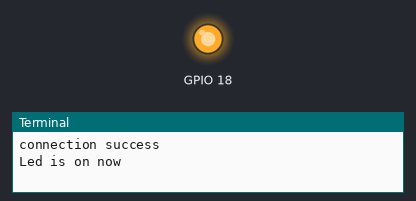
This program was run on a simulated Raspberry Pi (BCM pin numbers). Parts: output pins drawn as LEDs (lit = HIGH), the last lines printed to the terminal. No MQTT or app messages arrive unless stated.

Above: at 1.1 s.
At 3.1 s:
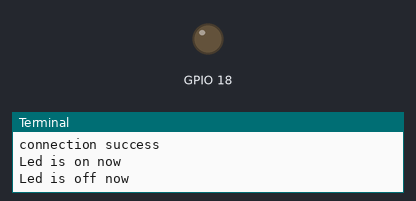
Timing chart, 0 to 5.4 s (numbered marks = the images above):
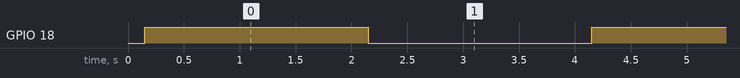

The program:

thingsio_board.py
```python
import RPi.GPIO as GPIO
import time
import paho.mqtt.client as mqtt
import json

GPIO.setmode(GPIO.BCM)
GPIO.setup(18,GPIO.OUT)
iot_hub = "demo.thingsboard.io"
port= 1883


#paste your username here fetched from thingsboard.io account
username="---------"


password=""
topic="v1/devices/me/telemetry"
client=mqtt.Client()
client.username_pw_set(username,password)
client.connect(iot_hub,port)
print("connection success")

data = dict()

while True:
    GPIO.output(18,GPIO.HIGH)
    print("Led is on now")
    data["GPIO-Status"]="ON"
    data_out=json.dumps(data)
    client.publish(topic,data_out,0)

    time.sleep(2)

    GPIO.output(18,GPIO.LOW)
    print("Led is off now")
    data["GPIO-Status"]="OFF"
    data_out=json.dumps(data)
    client.publish(topic,data_out,0)


    time.sleep(2)
```

Measured:
- by itself, GPIO 18: alternates HIGH for 2.0 s and LOW for 2.0 s
